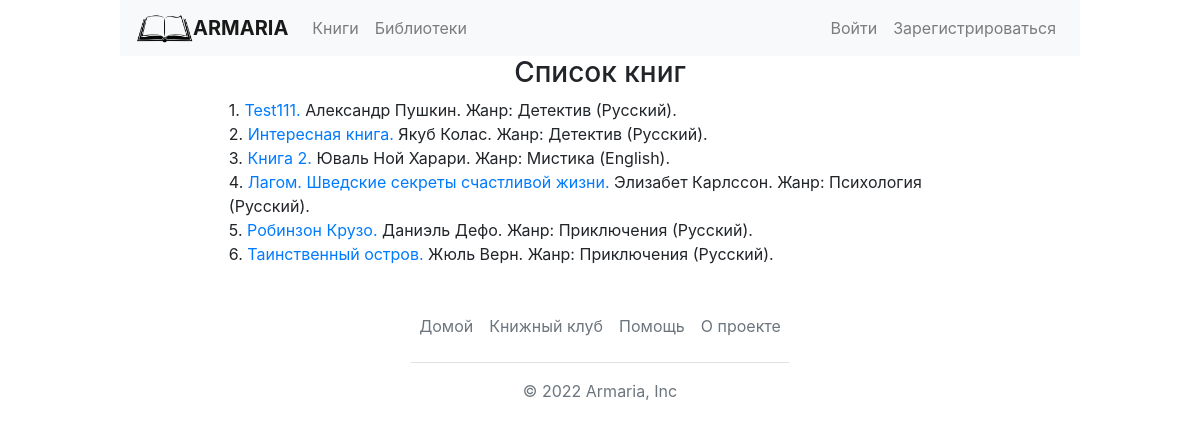
/books, run on the app's committed database.
### homelib/models.py (models this page shows, shortened)
class Books(models.Model):
    title = models.CharField(max_length=100, verbose_name='Название книги')
    author = models.ForeignKey('Authors',
                               on_delete=models.PROTECT,
                               null=True,
                               verbose_name='Авторы')
    genre = models.ForeignKey('Genres',
                              on_delete=models.PROTECT,
                              null=True,
                              verbose_name='Жанры')
    language = models.ForeignKey('Languages',
                                 on_delete=models.PROTECT,
                                 null=True,
                                 verbose_name='Языки')
    book_image = models.ImageField(upload_to='book_images/',
                                   blank=True,
                                   verbose_name='Изображения книги')
    definition = models.CharField(max_length=300,
                                  verbose_name='Краткое описание',
                                  default=" ",
                                  blank=False)
    class Meta:
        verbose_name = 'Книга'
        verbose_name_plural = 'Книги'
        ordering = [
            'title',
        ]

class Authors(models.Model):
    last_name_author = models.CharField(max_length=50,
                                        db_index=True,
                                        verbose_name='Фамилия автора')
    first_name_author = models.CharField(max_length=50,
                                         db_index=True,
                                         verbose_name='Имя автора')
    def __str__(self):
        return f'{self.first_name_author} {self.last_name_author}'
    class Meta:
        verbose_name = 'Автор'
        verbose_name_plural = 'Авторы'
        ordering = ['last_name_author']

class Genres(models.Model):
    name_genre = models.CharField(max_length=50,
                                  db_index=True,
                                  verbose_name='Жанр')
    def __str__(self):
        return self.name_genre
    class Meta:
        verbose_name = 'Жанр'
        verbose_name_plural = 'Жанры'
        ordering = ['name_genre']

class Languages(models.Model):
    book_language = models.CharField(max_length=50,
                                     db_index=True,
                                     verbose_name='Язык')
    def __str__(self):
        return self.book_language
    class Meta:
        verbose_name = 'Язык'
        verbose_name_plural = 'Языки'

### homelib/views.py (the view)
# urls.py: path('books', books, name='books'),
def books(request):
    books = Books.objects.all()
    n = 1
    for book in books:
        book.number = n
        n += 1
    context = {'books': books, 'title': 'Список книг'}
    return render(request, 'books.html', context)

### homelib/templates/books.html (shortened to what this page needs)
{% extends 'base.html' %}
{% block content %}
<div>
    <h3 style="text-align: center">
        {{ title }}
    </h3>
    {% for book in books %}
    <p style="margin: 0px">
        {{ book.number }}.
        <a href="{% url 'book' book.id %}">{{ book.title }}.</a>
        {{ book.author }}. Жанр: {{ book.genre }}
        ({{ book.language }}).
    </p>
    {% endfor %}
</div>
{% endblock %}

### homelib/templates/base.html (shortened to what this page needs)
{% load static %}
<!DOCTYPE html>
<html lang="en">
<head>
    <link rel="stylesheet" href="https://cdn.jsdelivr.net/npm/bootstrap@4.4.1/dist/css/bootstrap.min.css"
>
    <link rel="stylesheet" href="{% static 'homelib/css/mystyles.css' %}">
</head>
<body>
    <div style="margin-left:10%; margin-right: 10%">
        <nav class="navbar navbar-expand-lg navbar-light bg-light">
            <img src="{% static 'homelib/img/logo.png' %}" height="30 px" alt="Ждемс">
            <a class="navbar-brand" href="{% url 'index' %}"><b>ARMARIA</b></a>
            <div class="collapse navbar-collapse" id="navbarSupportedContent">
                <ul class="navbar-nav mr-auto">
                    <li class="nav-item">
                        <a class="nav-link" href="{% url 'books' %}">Книги</a>
                    </li>
                    <li class="nav-item">
                        <a class="nav-link" href="{% url 'libraries' %}">Библиотеки</a>
                    </li>
                </ul>
                <ul class="navbar-nav navbar-right">
                    {% if user.is_authenticated %}
                    <li class="nav-item dropdown">
                        <a class="nav-link dropdown-toggle" href="#" id="navbarDropdown" role="button" data-bs-toggle="dropdown" aria-expanded="false">
                            {{ user.get_username }}
                        </a>
                        <ul class="dropdown-menu" aria-labelledby="navbarDropdown">
                          <li><a class="dropdown-item" href="#">Мой профиль</a></li>
                          <li><a class="dropdown-item" href="accounts/password_change">Поменять пароль</a></li>
                          <li><a class="dropdown-item" href="accounts/password_reset">Восстановить пароль</a></li>
                          <li><hr class="dropdown-divider"></li>
                          <li><a class="dropdown-item" href="{% url 'library_registration' %}">Зарегистрировать библиотеку</a></li>
                          <li><a class="dropdown-item" href="#">Моя библиотека</a></li>
                          <li><hr class="dropdown-divider"></li>
                          <li><a class="dropdown-item" href="{% url 'add_book' %}">Зарегистрировать книгу</a></li>
                          <li><hr class="dropdown-divider"></li>
                          <li><a class="dropdown-item" href="#">Помощь</a></li>
                        </ul>
                    </li>
                    <li class="nav-item">
                        <a style="align-items: flex-end;" class="nav-link"
                            href="{% url 'logout' %}?next={{ request.path }}">Выйти</a>
                    </li>
                    {% else %}
                    <li class="nav-item">
                        <a style="align-items: flex-end;" class="nav-link"
                            href="{% url 'login' %}?next={{ request.path }}">Войти</a>
                    </li>
                    <li class="nav-item">
                        <a class="nav-link" href="{% url 'user_registration' %}?next={{ request.path }}">Зарегистрироваться</a>
                    </li>
                    {% endif %}
                </ul>
            </div>
        </nav>
    </div>
    <div id="content">
        {% block content %}
        {% endblock %}
    </div>
    <div id="footer">
        <footer class="py-3 my-4">
            <ul class="nav justify-content-center border-bottom pb-3 mb-3">
                <li class="nav-item"><a href="{% url 'index' %}" class="nav-link px-2 text-muted">Домой</a></li>
                <li class="nav-item"><a href="#" class="nav-link px-2 text-muted">Книжный клуб</a></li>
                <li class="nav-item"><a href="#" class="nav-link px-2 text-muted">Помощь</a></li>
                <li class="nav-item"><a href="#" class="nav-link px-2 text-muted">О проекте</a></li>
            </ul>
            <p class="text-center text-muted">© 2022 Armaria, Inc</p>
        </footer>
    </div>
</body>
</html>

### data on the page
Books: number "1", title "Test111", author "Александр Пушкин", genre "Детектив", language "Русский"
Books: number "2", title "Интересная книга", author "Якуб Колас", genre "Детектив", language "Русский"
Books: number "3", title "Книга 2", author "Юваль Ной Харари", genre "Мистика", language "English"
Books: number "4", title "Лагом. Шведские секреты счастливой жизни", author "Элизабет Карлссон", genre "Психология", language "Русский"
Books: number "5", title "Робинзон Крузо", author "Даниэль Дефо", genre "Приключения", language "Русский"
Books: number "6", title "Таинственный остров", author "Жюль Верн", genre "Приключения", language "Русский"

### other printed values
{{ title }} "Список книг"
